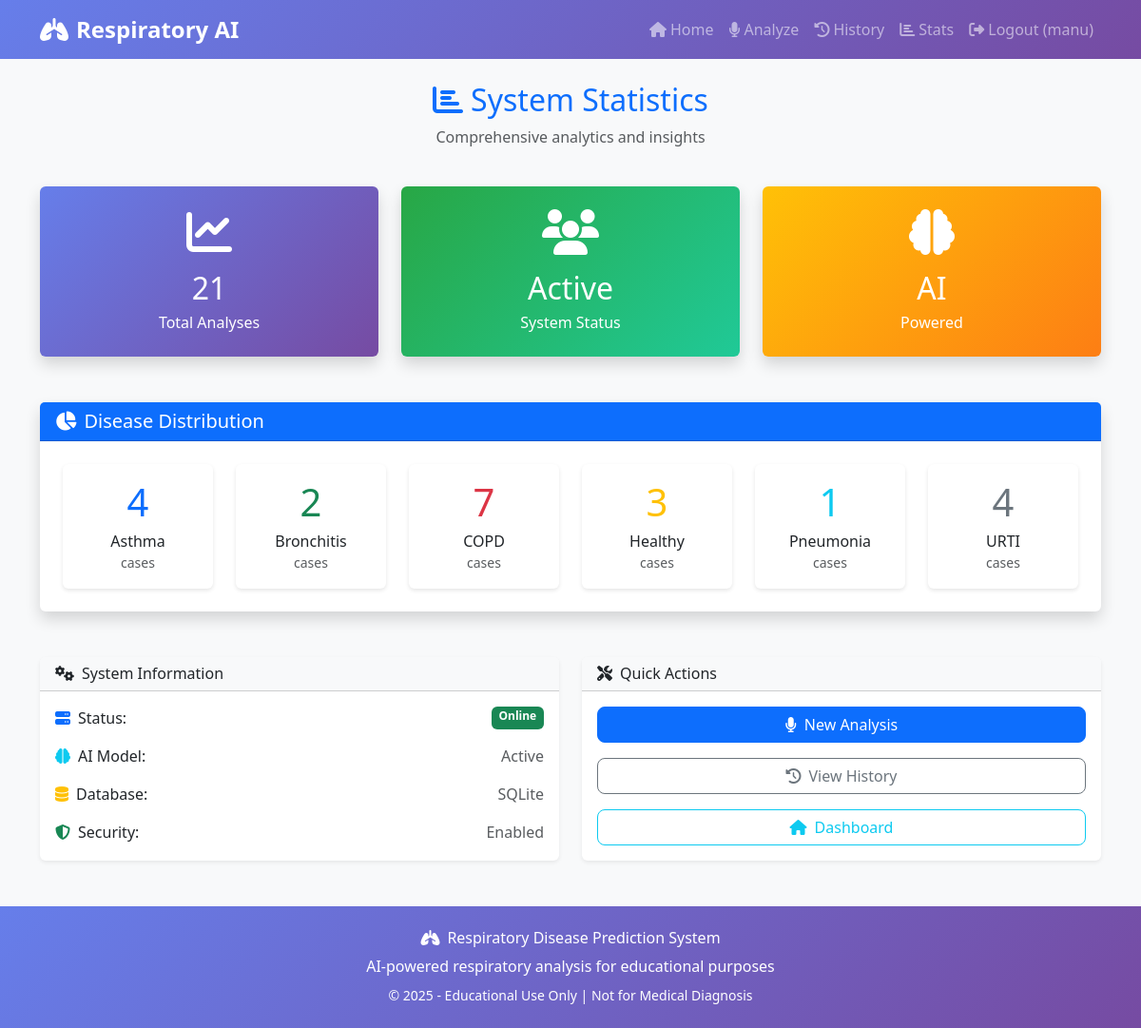
Screenshot of /stats (signed in) with the database file from the repository.
### tables this page shows
CREATE TABLE predictions (
        id INTEGER PRIMARY KEY,
        user_id INTEGER,
        filename TEXT,
        prediction TEXT,
        confidence REAL,
        created_at TIMESTAMP DEFAULT CURRENT_TIMESTAMP,
        FOREIGN KEY (user_id) REFERENCES users (id)
    );

### app.py (the view)
@app.route('/stats')
def stats():
    if 'user_id' not in session:
        return redirect(url_for('login'))
    conn = sqlite3.connect('respiratory.db')
    cursor = conn.cursor()
    cursor.execute('SELECT COUNT(*) FROM predictions')
    total_analyses = cursor.fetchone()[0]
    cursor.execute('SELECT prediction, COUNT(*) FROM predictions GROUP BY prediction')
    disease_counts = dict(cursor.fetchall())
    conn.close()
    return render_template('stats.html',
                         total_analyses=total_analyses,
                         disease_counts=disease_counts)

### templates/stats.html (shortened to what this page needs)
{% extends "base.html" %}
{% block content %}
<div class="row">
    <div class="col-12 text-center mb-4">
        <h2 class="text-primary">
            <i class="fas fa-chart-bar me-2"></i>System Statistics
        </h2>
        <p class="text-muted">Comprehensive analytics and insights</p>
    </div>
</div>
<div class="row g-4 mb-5">
    <div class="col-md-4">
        <div class="card border-0 shadow text-white" style="background: linear-gradient(135deg, #667eea 0%, #764ba2 100%);">
            <div class="card-body text-center p-4">
                <i class="fas fa-chart-line fa-3x mb-3"></i>
                <h2 class="mb-1">{{ total_analyses or 0 }}</h2>
                <p class="mb-0">Total Analyses</p>
            </div>
        </div>
    </div>
    <div class="col-md-4">
        <div class="card border-0 shadow text-white" style="background: linear-gradient(135deg, #28a745 0%, #20c997 100%);">
            <div class="card-body text-center p-4">
                <i class="fas fa-users fa-3x mb-3"></i>
                <h2 class="mb-1">Active</h2>
                <p class="mb-0">System Status</p>
            </div>
        </div>
    </div>
    <div class="col-md-4">
        <div class="card border-0 shadow text-white" style="background: linear-gradient(135deg, #ffc107 0%, #fd7e14 100%);">
            <div class="card-body text-center p-4">
                <i class="fas fa-brain fa-3x mb-3"></i>
                <h2 class="mb-1">AI</h2>
                <p class="mb-0">Powered</p>
            </div>
        </div>
    </div>
</div>
{% if disease_counts %}
<div class="row mb-5">
    <div class="col-12">
        <div class="card border-0 shadow">
            <div class="card-header bg-primary text-white">
                <h5 class="mb-0"><i class="fas fa-chart-pie me-2"></i>Disease Distribution</h5>
            </div>
            <div class="card-body p-4">
                <div class="row g-4">
                    {% set colors = ['primary', 'success', 'danger', 'warning', 'info', 'secondary'] %}
                    {% for disease, count in disease_counts.items() %}
                    <div class="col-lg-2 col-md-4 col-6">
                        <div class="text-center">
                            <div class="card border-{{ colors[loop.index0 % colors|length] }} h-100">
                                <div class="card-body p-3">
                                    <div class="display-6 text-{{ colors[loop.index0 % colors|length] }} mb-2">{{ count }}</div>
                                    <h6 class="card-title mb-0">{{ disease }}</h6>
                                    <small class="text-muted">cases</small>
                                </div>
                            </div>
                        </div>
                    </div>
                    {% endfor %}
                </div>
            </div>
        </div>
    </div>
</div>
{% endif %}
<div class="row mb-5">
    <div class="col-md-6">
        <div class="card border-0 shadow-sm h-100">
            <div class="card-header bg-light">
                <h6 class="mb-0"><i class="fas fa-cogs me-2"></i>System Information</h6>
            </div>
            <div class="card-body">
                <div class="row g-3">
                    <div class="col-12">
                        <div class="d-flex justify-content-between">
                            <span><i class="fas fa-server me-2 text-primary"></i>Status:</span>
                            <span class="badge bg-success">Online</span>
                        </div>
                    </div>
                    <div class="col-12">
                        <div class="d-flex justify-content-between">
                            <span><i class="fas fa-brain me-2 text-info"></i>AI Model:</span>
                            <span class="text-muted">Active</span>
                        </div>
                    </div>
                    <div class="col-12">
                        <div class="d-flex justify-content-between">
                            <span><i class="fas fa-database me-2 text-warning"></i>Database:</span>
                            <span class="text-muted">SQLite</span>
                        </div>
                    </div>
                    <div class="col-12">
                        <div class="d-flex justify-content-between">
                            <span><i class="fas fa-shield-alt me-2 text-success"></i>Security:</span>
                            <span class="text-muted">Enabled</span>
                        </div>
                    </div>
                </div>
            </div>
        </div>
    </div>
    <div class="col-md-6">
        <div class="card border-0 shadow-sm h-100">
            <div class="card-header bg-light">
                <h6 class="mb-0"><i class="fas fa-tools me-2"></i>Quick Actions</h6>
            </div>
            <div class="card-body">
                <div class="d-grid gap-3">
                    <a href="{{ url_for('upload') }}" class="btn btn-primary">
                        <i class="fas fa-microphone me-2"></i>New Analysis
                    </a>
                    <a href="{{ url_for('history') }}" class="btn btn-outline-secondary">
                        <i class="fas fa-history me-2"></i>View History
                    </a>
                    <a href="{{ url_for('home') }}" class="btn btn-outline-info">
                        <i class="fas fa-home me-2"></i>Dashboard
                    </a>
                </div>
            </div>
        </div>
    </div>
</div>
{% endblock %}

### templates/base.html (style rules this page uses)
body { font-family: 'Segoe UI', Tahoma, Geneva, Verdana, sans-serif; }
.card { box-shadow: 0 2px 4px rgba(0,0,0,0.1); border: none; }
.btn { border-radius: 8px; }

### rows the page displays
predictions: user "4", prediction "Asthma"
predictions: id "2", prediction "Bronchitis"
predictions: id "7", prediction "COPD"

### other values shown
{{ session.username }} "manu"
{{ total_analyses or 0 }} "21"
{{ count }} "3" "1" "4"
{{ disease }} "Healthy" "Pneumonia" "URTI"
